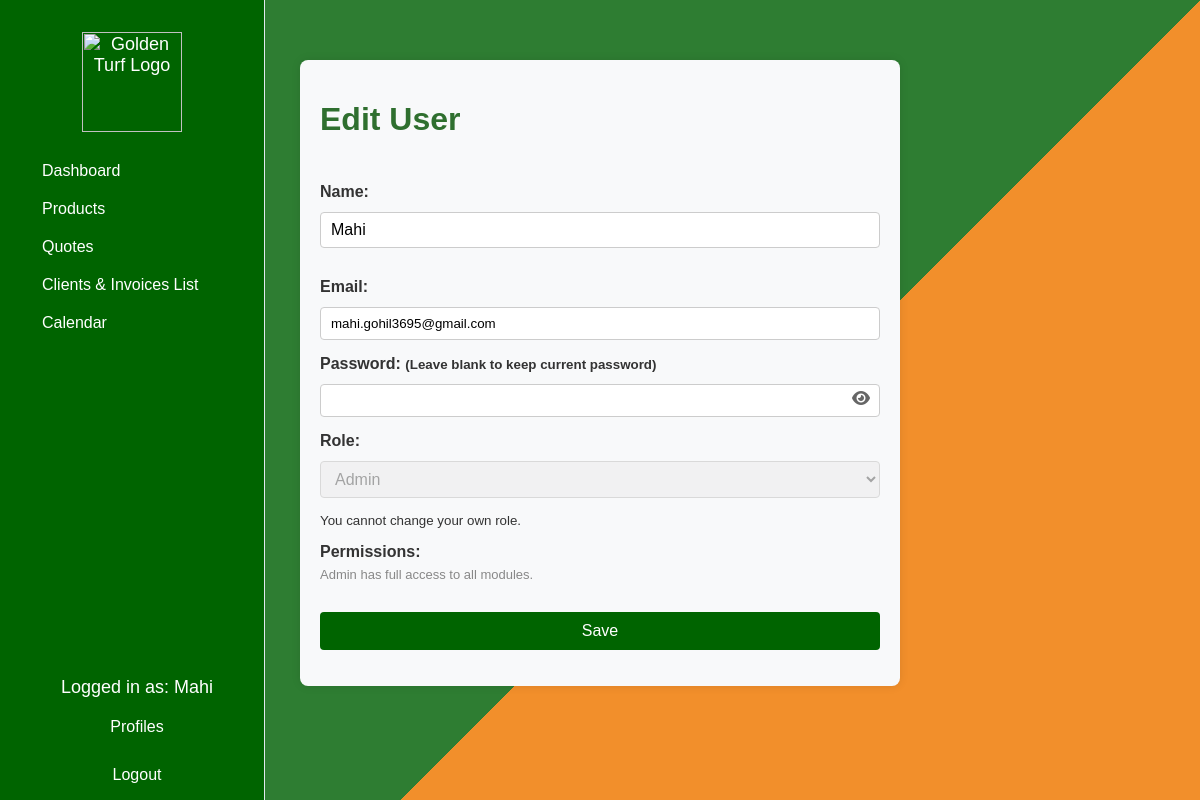
The app's page /edit_user/1 (signed in) with its own data.
### tables this page shows
CREATE TABLE users (
            id INTEGER PRIMARY KEY AUTOINCREMENT,
            name TEXT NOT NULL,
            email TEXT UNIQUE NOT NULL,
            password TEXT NOT NULL
        , reset_token TEXT, token_expiry TEXT, role TEXT DEFAULT 'user', verification_code TEXT, permissions TEXT DEFAULT '', password_hash BLOB);

### app.py (the view, shortened to what this page needs)
@app.route('/edit_user/<int:user_id>', methods=['GET', 'POST'])
def edit_user(user_id):
    if 'user_id' not in session: return redirect(url_for('login'))
    if not has_permission('profiles'): return render_template('access_restricted.html')
    user = db_exec('SELECT id, name, email, role FROM users WHERE id = ?', (user_id,), 'one')
    if not user: flash('User not found'); return redirect(url_for('profiles'))
    return render_template('edit_user.html', user=user)

### app.py (called while the page is built)
def db_exec(query, params=(), fetch=None):
    conn = sqlite3.connect('users.db')
    c = conn.cursor()
    c.execute(query, params)
    if fetch == 'one': result = c.fetchone()
    elif fetch == 'all': result = c.fetchall()
    else: result = None
    conn.commit()
    conn.close()
    return result

def has_permission(module):
    if 'user_id' not in session: return False
    user = db_exec('SELECT permissions FROM users WHERE id = ?', (session['user_id'],), 'one')
    return user and module in (user[0] or '').split(',')

### templates/edit_user.html (shortened to what this page needs)
    <div class="sidebar" style="border-right: 1px solid #e2e8f0; min-width: 200px; max-width: 200px; background: #006400; color: white; height: 100vh; position: fixed;">
        <div style="width:100%;text-align:center;margin-bottom:20px;">
            <img src="/static/golden_turf_logo.png" alt="Golden Turf Logo" style="width:100px;display:block;margin:0 auto;">
        </div>
        <nav class="navbar">
            <a href="{{ url_for('dashboard') }}" style="color: white; font-size: 16px; text-decoration: none; display: block; padding: 10px;">Dashboard</a>
            <div class="nav-dropdown">
                <a href="#" class="dropbtn" style="color: white; font-size: 16px; text-decoration: none; display: block; padding: 10px;">Products</a>
            </div>
            <a href="{{ url_for('quotes') }}" style="color: white; font-size: 16px; text-decoration: none; display: block; padding: 10px;">Quotes</a>
            <a href="{{ url_for('payments') }}" style="color: white; font-size: 16px; text-decoration: none; display: block; padding: 10px;">Clients & Invoices List</a>
            <a href="{{ url_for('calendar') }}" style="color: white; font-size: 16px; text-decoration: none; display: block; padding: 10px;">Calendar</a>
            <div style="position: absolute; bottom: 70px; left: 5px; width: 100%; text-align: center;">
                <p style="color: white; margin-bottom: 10px;">Logged in as: {{ session.get('user_name', 'Unknown') }}</p>
                <a href="{{ url_for('profiles') }}" style="color: white; font-size: 16px; text-decoration: none; display: block; padding: 10px; margin-bottom: 10px;">Profiles</a>
                <a href="{{ url_for('logout') }}" style="color: white; font-size: 16px; text-decoration: none; display: block; padding: 10px;">Logout</a>
            </div>
        </nav>
    </div>
<!DOCTYPE html>
<html lang="en">
<head>
    <link rel="stylesheet" href="{{ url_for('static', filename='dashboard.css') }}" />
    <link rel="stylesheet" href="{{ url_for('static', filename='invoice.css') }}" />
    <link rel="stylesheet" href="https://cdnjs.cloudflare.com/ajax/libs/font-awesome/6.4.0/css/all.min.css" />
</head>
<body>
    <div class="container">
    <div style="position: fixed; bottom: 20px; left: 0; width: 200px; text-align: center;">
        <a href="{{ url_for('profiles') }}" style="color: white; font-size: 16px; text-decoration: none; display: block; padding: 10px; margin-bottom: 10px;">Profiles</a>
        <a href="{{ url_for('logout') }}" style="color: white; font-size: 16px; text-decoration: none; display: block; padding: 10px;">Logout</a>
    </div>
        <h1>Edit User</h1>
        <form method="POST" action="{{ url_for('edit_user', user_id=user[0]) }}">
            <label for="name">Name:</label>
            <input type="text" id="name" name="name" value="{{ user[1] }}" required />
            <label for="email">Email:</label>
            <input type="email" id="email" name="email" value="{{ user[2] }}" required />
            <label for="password">Password: <small>(Leave blank to keep current password)</small></label>
            <div class="password-container">
                <input type="password" id="password" name="password" />
                <i class="fa fa-eye toggle-password" id="togglePassword" title="Show/Hide Password"></i>
            </div>
            <label for="role">Role:</label>
            {% set is_id1 = user[0] == 1 %}
            {% set only_one_admin = user[3] == 'admin' and session['only_one_admin'] %}
            <select id="role" name="role" required {% if user[0] == session['user_id'] or only_one_admin or is_id1 %}disabled{% endif %}>
                <option value="admin" {% if user[3] == 'admin' %}selected{% endif %}>Admin</option>
            </select>
            {% if user[0] == session['user_id'] %}
            <small>You cannot change your own role.</small>
            {% elif is_id1 %}
            <input type="hidden" name="role" value="admin" />
            <small>User ID 1 must always be admin.</small>
            {% elif only_one_admin %}
            <input type="hidden" name="role" value="admin" />
            <small>There must always be at least one admin.</small>
            {% endif %}
            <label for="permissions">Permissions:</label>
            {% if user[3] == 'user' %}
            <div style="margin-top: 6px;">
                {% set modules = [
                    ('products_list', 'Products List'),
                    ('invoice', 'Invoices Form'),
                    ('clients', 'Clients Form'),
                    ('quotes', 'Quotation Form'),
                    ('clients_invoices', 'Clients & Invoices List'),
                    ('calendar', 'Calendar')
                ] %}
                {% set user_permissions = user[4].split(',') if user[4] else [] %}
                {% for module, label in modules %}
                    <input type="checkbox" name="permissions" value="{{ module }}" id="perm_{{ module }}" style="margin-right: 8px; vertical-align: middle;" {% if module in user_permissions %}checked{% endif %}>
                    <label for="perm_{{ module }}" style="margin: 0 0 4px 0; cursor: pointer; vertical-align: middle;">{{ label }}</label><br>
                {% endfor %}
                <span style="font-size: 12px; color: #888; margin-top: 4px;">(Tick to allow access. Unticked = blocked.)</span>
            </div>
            {% else %}
            <div style="color: #888; font-size: 13px; margin-bottom: 10px;">Admin has full access to all modules.</div>
            {% endif %}
            <button type="submit">Save</button>
        </form>
    </div>
</body>
</html>

### static/dashboard.css (style rules this page uses)
body { font-family: Arial, sans-serif; margin: 0; background-color: #f9f9f9; color: #333; }
.sidebar { width: 220px; background-color: #006400; color: white; height: 100vh; position: fixed; top: 0; left: 0; padding: 2rem; border-right: 2px solid #e2e8f0; font-size: 18px; transition: background-color 0.3s ease; z-index: 100; box-shadow: none; margin: 0; overflow: hidden; }
.sidebar nav a[href$="payments"]::after { content: ""; font-size: inherit; color: inherit; margin-left: 0; }
.nav-dropdown { position: relative; display: block; }
.dropbtn { color: white; padding: 12px 20px; text-decoration: none; font-size: 18px; font-weight: normal; display: block; }
h1 { color: #2f6f2f; margin-bottom: 30px; }
.container { margin-left: 220px; padding: 2rem; width: calc(100vw - 220px); box-sizing: border-box; }

### static/invoice.css (style rules this page uses)
body { font-family: Arial, sans-serif; background: linear-gradient(135deg, #2e7d32 60%, #F28F2B 40%); margin: 0; padding: 20px; color: #333; }
.container { max-width: 900px; margin: 0 auto; background-color: #fff; border-radius: 6px; box-shadow: 0 0 10px rgba(0,0,0,0.1); padding: 30px 40px; }
form { display: flex; flex-direction: column; }
label { display: block; margin-bottom: 6px; font-weight: bold; }
input[type="text"], input[type="number"], select { width: 100%; padding: 8px 10px; margin-bottom: 15px; border: 1px solid #ccc; border-radius: 4px; box-sizing: border-box; font-size: 1rem; }
button { background-color: #4CAF50; color: white; border: none; padding: 12px 25px; font-size: 1rem; border-radius: 4px; cursor: pointer; transition: background-color 0.3s ease; }

### templates/edit_user.html (style rules this page uses)
.password-container { position: relative; display: flex; align-items: center; }
.password-container input { flex: 1; padding-right: 40px; }
.password-container .toggle-password { position: absolute; right: 10px; cursor: pointer; color: #666; font-size: 16px; z-index: 10; }
.container { max-width: 600px; margin: 40px auto; padding: 20px; background-color: #f8f9fa; border-radius: 8px; box-shadow: 0 0 10px rgba(0,0,0,0.1); }
label { display: block; margin-top: 15px; font-weight: bold; }
input, select { width: 100%; padding: 8px 10px; margin-top: 5px; border: 1px solid #ccc; border-radius: 4px; }
button { margin-top: 20px; padding: 10px 15px; background-color: #006400; color: white; border: none; border-radius: 4px; cursor: pointer; }

### records on screen
users: get "Mahi", name "Mahi", email "mahi.gohil3695@gmail.com", role "Admin"
